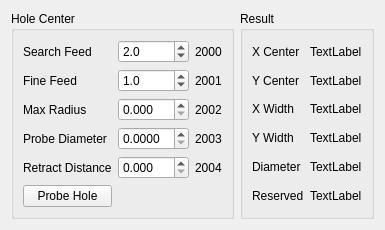
          <widget class="QWidget" name="tab_8">
           <attribute name="title">
            <string>Inside</string>
           </attribute>
           <layout class="QGridLayout" name="gridLayout_23">
            <item row="0" column="0">
             <widget class="QGroupBox" name="groupBox_13">
              <property name="title">
               <string>Hole Center</string>
              </property>
              <layout class="QGridLayout" name="gridLayout_22">
               <item row="3" column="0">
                <widget class="QLabel" name="label_21">
                 <property name="text">
                  <string>Probe Diameter</string>
                 </property>
                </widget>
               </item>
               <item row="4" column="0">
                <widget class="QLabel" name="label_22">
                 <property name="text">
                  <string>Retract Distance</string>
                 </property>
                </widget>
               </item>
               <item row="2" column="0">
                <widget class="QLabel" name="label_20">
                 <property name="text">
                  <string>Max Radius</string>
                 </property>
                </widget>
               </item>
               <item row="1" column="0">
                <widget class="QLabel" name="label_19">
                 <property name="text">
                  <string>Fine Feed</string>
                 </property>
                </widget>
               </item>
               <item row="1" column="1">
                <widget class="QDoubleSpinBox" name="doubleSpinBox_4">
                 <property name="decimals">
                  <number>1</number>
                 </property>
                 <property name="value">
                  <double>1.000000000000000</double>
                 </property>
                 <property name="function" stdset="0">
                  <string>set_var</string>
                 </property>
                 <property name="variable" stdset="0">
                  <string>2001</string>
                 </property>
                 <property name="input" stdset="0">
                  <string>number</string>
                 </property>
                </widget>
               </item>
               <item row="5" column="0">
                <widget class="QPushButton" name="probe_hole">
                 <property name="text">
                  <string>Probe Hole</string>
                 </property>
                 <property name="function" stdset="0">
                  <string>mdi</string>
                 </property>
                 <property name="command" stdset="0">
                  <string>o&lt;p_hole&gt; call</string>
                 </property>
                </widget>
               </item>
               <item row="0" column="1">
                <widget class="QDoubleSpinBox" name="doubleSpinBox_3">
                 <property name="decimals">
                  <number>1</number>
                 </property>
                 <property name="value">
                  <double>2.000000000000000</double>
                 </property>
                 <property name="function" stdset="0">
                  <string>set_var</string>
                 </property>
                 <property name="variable" stdset="0">
                  <string>2000</string>
                 </property>
                 <property name="input" stdset="0">
                  <string>number</string>
                 </property>
                </widget>
               </item>
               <item row="2" column="1">
                <widget class="QDoubleSpinBox" name="doubleSpinBox_8">
                 <property name="decimals">
                  <number>3</number>
                 </property>
                 <property name="function" stdset="0">
                  <string>set_var</string>
                 </property>
                 <property name="variable" stdset="0">
                  <string>2002</string>
                 </property>
                 <property name="input" stdset="0">
                  <string>number</string>
                 </property>
                </widget>
               </item>
               <item row="0" column="0">
                <widget class="QLabel" name="label_18">
                 <property name="text">
                  <string>Search Feed</string>
                 </property>
                </widget>
               </item>
               <item row="4" column="1">
                <widget class="QDoubleSpinBox" name="doubleSpinBox_11">
                 <property name="decimals">
                  <number>3</number>
                 </property>
                 <property name="function" stdset="0">
                  <string>set_var</string>
                 </property>
                 <property name="variable" stdset="0">
                  <string>2004</string>
                 </property>
                 <property name="input" stdset="0">
                  <string>number</string>
                 </property>
                </widget>
               </item>
               <item row="3" column="1">
                <widget class="QDoubleSpinBox" name="doubleSpinBox_10">
                 <property name="decimals">
                  <number>4</number>
                 </property>
                 <property name="function" stdset="0">
                  <string>set_var</string>
                 </property>
                 <property name="variable" stdset="0">
                  <string>2003</string>
                 </property>
                 <property name="input" stdset="0">
                  <string>number</string>
                 </property>
                </widget>
               </item>
               <item row="0" column="2">
                <widget class="QLabel" name="label_23">
                 <property name="text">
                  <string>2000</string>
                 </property>
                </widget>
               </item>
               <item row="1" column="2">
                <widget class="QLabel" name="label_24">
                 <property name="text">
                  <string>2001</string>
                 </property>
                </widget>
               </item>
               <item row="2" column="2">
                <widget class="QLabel" name="label_25">
                 <property name="text">
                  <string>2002</string>
                 </property>
                </widget>
               </item>
               <item row="3" column="2">
                <widget class="QLabel" name="label_26">
                 <property name="text">
                  <string>2003</string>
                 </property>
                </widget>
               </item>
               <item row="4" column="2">
                <widget class="QLabel" name="label_27">
                 <property name="text">
                  <string>2004</string>
                 </property>
                </widget>
               </item>
              </layout>
             </widget>
            </item>
            <item row="0" column="1">
             <widget class="QGroupBox" name="groupBox_4">
              <property name="title">
               <string>Result</string>
              </property>
              <layout class="QGridLayout" name="gridLayout_35">
               <item row="2" column="0">
                <widget class="QLabel" name="label_9">
                 <property name="text">
                  <string>X Width</string>
                 </property>
                </widget>
               </item>
               <item row="4" column="1">
                <widget class="QLabel" name="label_54">
                 <property name="text">
                  <string>TextLabel</string>
                 </property>
                 <property name="function" stdset="0">
                  <string>watch_var</string>
                 </property>
                 <property name="variable" stdset="0">
                  <string>2009</string>
                 </property>
                </widget>
               </item>
               <item row="2" column="1">
                <widget class="QLabel" name="label_51">
                 <property name="text">
                  <string>TextLabel</string>
                 </property>
                 <property name="function" stdset="0">
                  <string>watch_var</string>
                 </property>
                 <property name="variable" stdset="0">
                  <string>2007</string>
                 </property>
                </widget>
               </item>
               <item row="3" column="0">
                <widget class="QLabel" name="label_48">
                 <property name="text">
                  <string>Y Width</string>
                 </property>
                </widget>
               </item>
               <item row="3" column="1">
                <widget class="QLabel" name="label_52">
                 <property name="text">
                  <string>TextLabel</string>
                 </property>
                 <property name="function" stdset="0">
                  <string>watch_var</string>
                 </property>
                 <property name="variable" stdset="0">
                  <string>2008</string>
                 </property>
                </widget>
               </item>
               <item row="1" column="0">
                <widget class="QLabel" name="label_8">
                 <property name="text">
                  <string>Y Center</string>
                 </property>
                </widget>
               </item>
               <item row="4" column="0">
                <widget class="QLabel" name="label_53">
                 <property name="text">
                  <string>Diameter</string>
                 </property>
                </widget>
               </item>
               <item row="0" column="0">
                <widget class="QLabel" name="label_7">
                 <property name="text">
                  <string>X Center</string>
                 </property>
                </widget>
               </item>
               <item row="1" column="1">
                <widget class="QLabel" name="label_50">
                 <property name="text">
                  <string>TextLabel</string>
                 </property>
                 <property name="function" stdset="0">
                  <string>watch_var</string>
                 </property>
                 <property name="variable" stdset="0">
                  <string>2006</string>
                 </property>
                </widget>
               </item>
               <item row="0" column="1">
                <widget class="QLabel" name="label_49">
                 <property name="text">
                  <string>TextLabel</string>
                 </property>
                 <property name="function" stdset="0">
                  <string>watch_var</string>
                 </property>
                 <property name="variable" stdset="0">
                  <string>2005</string>
                 </property>
                </widget>
               </item>
               <item row="5" column="1">
                <widget class="QLabel" name="label_55">
                 <property name="text">
                  <string>TextLabel</string>
                 </property>
                 <property name="function" stdset="0">
                  <string>watch_var</string>
                 </property>
                 <property name="variable" stdset="0">
                  <string>2010</string>
                 </property>
                </widget>
               </item>
               <item row="5" column="0">
                <widget class="QLabel" name="label_56">
                 <property name="text">
                  <string>Reserved</string>
                 </property>
                </widget>
               </item>
              </layout>
             </widget>
            </item>
           </layout>
          </widget>
